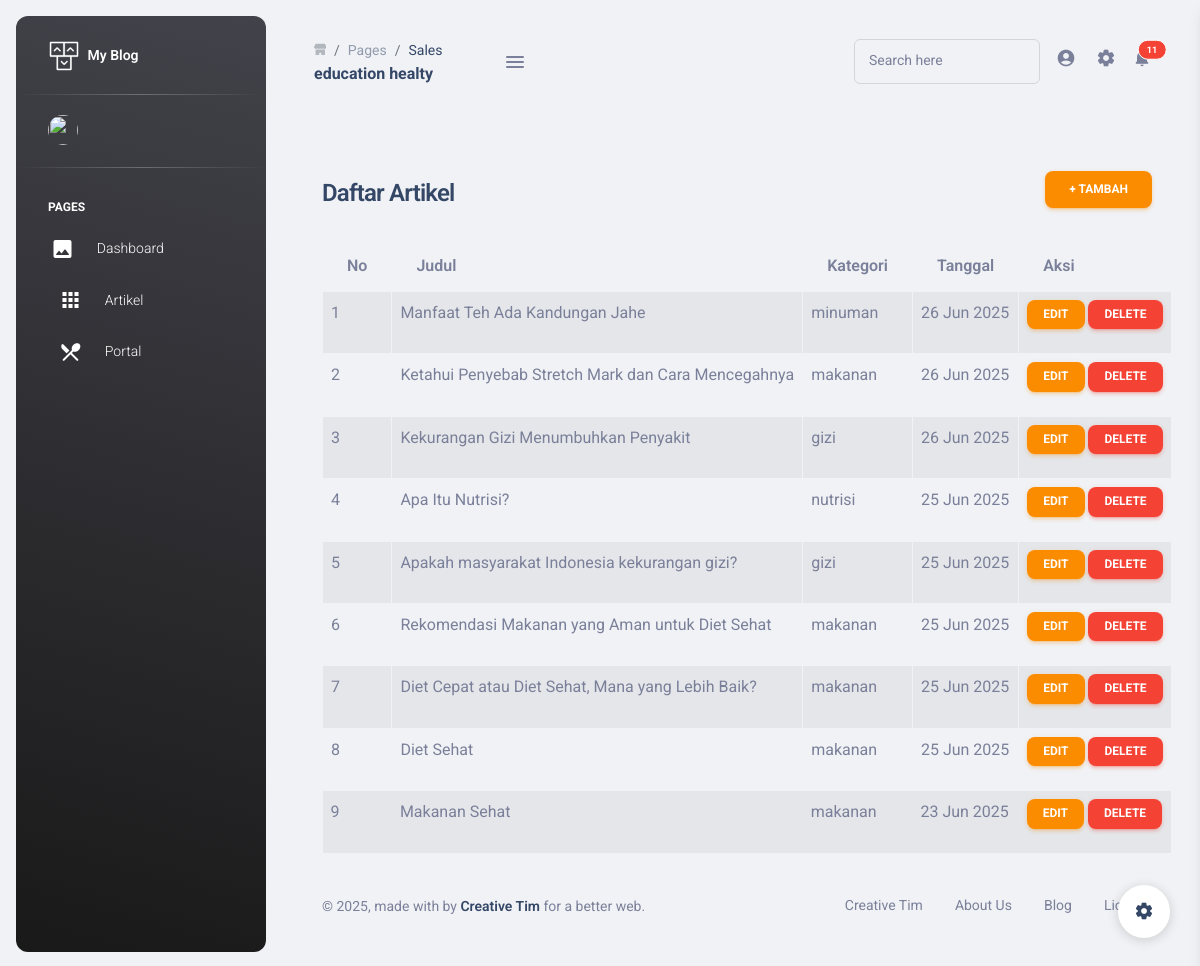
Page /dashboard/artikel/ on the committed database.
### artikel/models.py (models this page shows, shortened)
class Artikel(models.Model):
    judul = models.CharField(max_length=200)
    isi = models.TextField()
    kategori = models.ForeignKey(Kategori, on_delete=models.CASCADE)
    tanggal = models.DateTimeField(auto_now_add=True)
    gambar = models.ImageField(upload_to='artikel_images/', blank=True, null=True)

class Kategori(models.Model):
    nama = models.CharField(max_length=100)

### artikel/views.py (the view)
# urls.py: path('artikel/', views.artikel_list, name='artikel_list'),
def artikel_list(request):
    artikel_list = Artikel.objects.all().order_by('-tanggal')
    return render(request, 'dashboard/artikel_list.html', {'artikel_list': artikel_list})

### artikel/templatetags/auth_extras.py (called while the page is built)
@register.filter(name='has_group')
def has_group(user, group_name):
    return user.groups.filter(name=group_name).exists()

### templates/dashboard/artikel_list.html
{% extends "dashboard/base.html" %}
{% block content %}
<div class="container mt-5">
  <div class="d-flex justify-content-between align-items-center mb-3">
    <h4>Daftar Artikel</h4>
    <a href="{% url 'artikel_tambah' %}" class="btn btn-warning">+ TAMBAH</a>
  </div>
  <table class="table table-striped table-bordered">
    <thead class="thead-light">
      <tr>
        <th>No</th>
        <th>Judul</th>
        <th>Kategori</th>
        <th>Tanggal</th>
        <th>Aksi</th>
      </tr>
    </thead>
    <tbody>
      {% for artikel in artikel_list %}
      <tr>
        <td>{{ forloop.counter }}</td>
        <td>{{ artikel.judul }}</td>
        <td>{{ artikel.kategori.nama }}</td>
        <td>{{ artikel.tanggal|date:"d M Y" }}</td>
        <td>
          <a href="{% url 'artikel_edit' artikel.id %}" class="btn btn-sm btn-warning">EDIT</a>
          <a href="{% url 'artikel_delete' artikel.id %}" class="btn btn-sm btn-danger"
             onclick="return confirm('Yakin ingin menghapus artikel ini?');">DELETE</a>
        </td>
      </tr>
      {% empty %}
      <tr>
        <td colspan="5" class="text-center">Tidak ada artikel.</td>
      </tr>
      {% endfor %}
    </tbody>
  </table>
</div>
{% endblock %}

### rows in the picture
Artikel: judul "Manfaat Teh Ada Kandungan Jahe", kategori.nama "minuman", tanggal "26 Jun 2025"
Artikel: judul "Ketahui Penyebab Stretch Mark dan Cara Mencegahnya", kategori.nama "makanan", tanggal "26 Jun 2025"
Artikel: judul "Kekurangan Gizi Menumbuhkan Penyakit", kategori.nama "gizi", tanggal "26 Jun 2025"
Artikel: judul "Apa Itu Nutrisi?", kategori.nama "nutrisi", tanggal "25 Jun 2025"
Artikel: judul "Apakah masyarakat Indonesia kekurangan gizi?", kategori.nama "gizi", tanggal "25 Jun 2025"
Artikel: judul "Rekomendasi Makanan yang Aman untuk Diet Sehat", kategori.nama "makanan", tanggal "25 Jun 2025"
Artikel: judul "Diet Cepat atau Diet Sehat, Mana yang Lebih Baik?", kategori.nama "makanan", tanggal "25 Jun 2025"
Artikel: judul "Diet Sehat", kategori.nama "makanan", tanggal "25 Jun 2025"
Artikel: judul "Makanan Sehat", kategori.nama "makanan", tanggal "23 Jun 2025"
